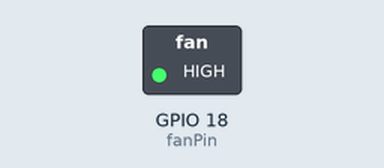
Bench run of a sketch on a simulated ESP32. On the bench: switched loads named in the sketch (green lamp = pin HIGH). What the sketch prints to the serial monitor is not drawn.

Above: at 5.0 s.
At 12.5 s:
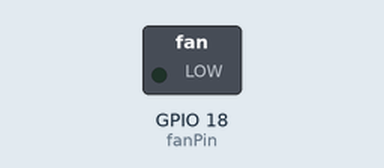
Timing chart, 0 to 19.5 s (numbered marks = the images above):
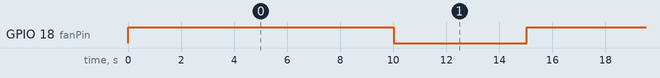

Measured:
- by itself, GPIO 18 (fanPin): alternates HIGH for 10.0 s and LOW for 5.0 s

The sketch:

fan_test.ino
```cpp
// 這是風扇控制除錯測試程式
// 將 MOSFET 的 GATE (G) 腳位接到 ESP32 的 D18 (GPIO 18)
int fanPin = 18;

void setup() {
  // 初始化 Serial Monitor (序列埠監控視窗)，設定鮑率為 115200
  Serial.begin(115200);

  // 設定 D18 為輸出模式
  pinMode(fanPin, OUTPUT);

  Serial.println(F("\n--- 系統開機 ---"));
  Serial.println(F("開始執行風扇除錯測試..."));
  Serial.print(F("控制腳位設定為: D"));
  Serial.println(fanPin);
  Serial.println(F("----------------\n"));
}

void loop() {
  Serial.println(F("[動作] 準備導通 MOSFET (設定腳位為 HIGH)"));
  digitalWrite(fanPin, HIGH);

  // 讀取腳位目前的真實狀態來驗證 ESP32 內部有沒有當機
  int state = digitalRead(fanPin);
  Serial.print(F("[驗證] 讀取 D18 腳位內部狀態: "));
  Serial.println(state == HIGH ? F("HIGH (有通電)") : F("LOW (沒通電)"));
  Serial.println(F(">> 此時風扇應該要【轉動】 (維持 10 秒)"));
  Serial.println(F("----------------\n"));

  delay(10000); // 10秒

  Serial.println(F("[動作] 準備關閉 MOSFET (設定腳位為 LOW)"));
  digitalWrite(fanPin, LOW);

  state = digitalRead(fanPin);
  Serial.print(F("[驗證] 讀取 D18 腳位內部狀態: "));
  Serial.println(state == HIGH ? F("HIGH (有通電)") : F("LOW (沒通電)"));
  Serial.println(F(">> 此時風扇應該要【停止】 (維持 5 秒)"));
  Serial.println(F("----------------\n"));

  delay(5000); // 5秒
}
```
